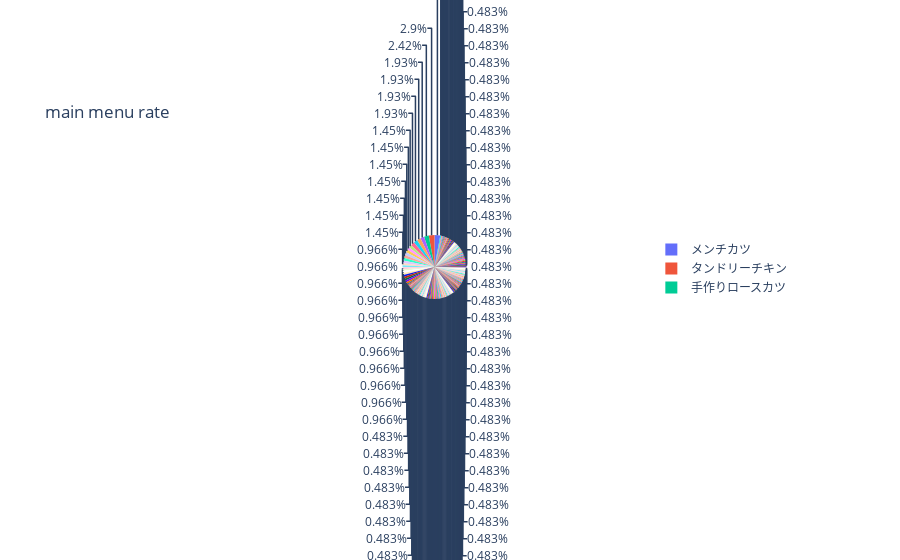

Write notebook code for a chart like this one.
### Code cell
fig = px.pie(values=df.name.value_counts().values, labels=df.name.value_counts().index, 
             names=df.name.value_counts().index, title="main menu rate")
fig.show()

### Figure 1 — Plotly figure (JSON) as saved in the notebook; plotly's stock layout.template omitted (floating-point values rounded to 4 significant figures; data arrays with more than 128 entries replaced by an {"elided": "..."} marker saying what was removed)
{"data": [{"domain": {"x": [0, 1], "y": [0, 1]}, "hovertemplate": "label=%{label}<br>value=%{value}<extra></extra>", "labels": {"elided": "156 str values"}, "legendgroup": "", "name": "", "showlegend": true, "type": "pie", "values": {"elided": "156 int values"}}], "layout": {"autosize": true, "legend": {"tracegroupgap": 0}, "title": {"text": "main menu rate"}}}
